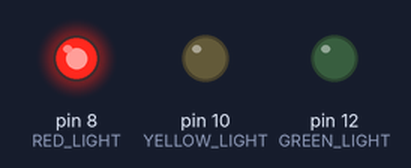
A sketch run on a simulated Arduino Uno, built with avr-gcc and run on an emulated ATmega328P. Shown: output pins drawn as LEDs (lit = HIGH).

Above: at 3.0 s.
At 6.0 s:
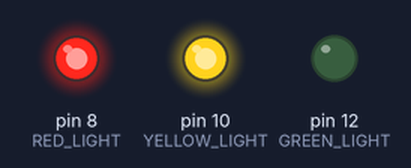
At 9.0 s:
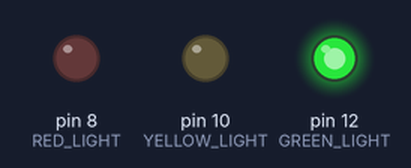
At 11.62 s:
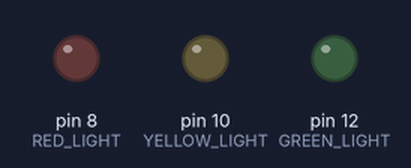
At 14.5 s:
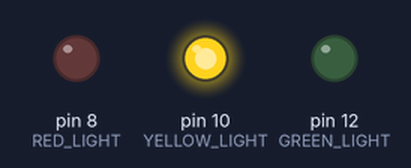
Timing chart, 0 to 20.7 s (numbered marks = the images above):
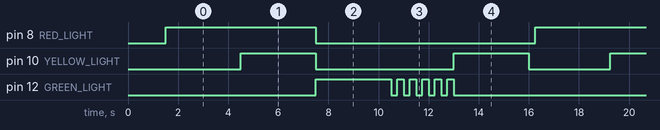

Measured:
- by itself, pin 8 (RED_LIGHT): alternates HIGH for 6.0 s and LOW for 8.8 s
- by itself, pin 10 (YELLOW_LIGHT): repeats every 14.8 s: LOW 5.5 s, HIGH 3.0 s, LOW 3.3 s, HIGH 3.0 s
- by itself, pin 12 (GREEN_LIGHT): repeats every 14.8 s: 5 × (LOW 0.25 s, HIGH 0.25 s), LOW 9.3 s, HIGH 3.0 s

The sketch:

trafficlight.ino
```cpp
/*
 * traffic light signaling & sequencing
 * светофор (в России)
 * v0.03
 *
 * (c) 2021-2022 mike knerr
 *
 * project for:
 * MPIT - Building Arduino Robots and Devices
 * МФТИ - Строим роботов и другие устройства на Arduino
 *
 * simulate traffic light (generic russian type)- Светофоры в России
 * sequences & signaling
 *
 * code is designed to be very readable and follow
 * written/verbal description and basic project schematic layout
 */


// ports for traffic lightS
#define RED_LIGHT 8
#define YELLOW_LIGHT 10
#define GREEN_LIGHT 12

// ms delays
#define THREE_SECONDS 3000 // arduino ide doesnt like 3_SECONDS!
#define TWO_SECONDS 2000
#define ONE_SECOND 1000

#define SECONDS 1000 //work around naming problem w/ ide eg.now 3*SECONDS


void all_lights_off(){
     // ALL off
   digitalWrite(RED_LIGHT,LOW);
   digitalWrite(YELLOW_LIGHT,LOW);
   digitalWrite(GREEN_LIGHT,LOW);
}

void blink_light(int light, int count){

  for (int i=0; i<=count; i++){
      digitalWrite(light,LOW);
      delay(250); //
      digitalWrite(light,HIGH);
      delay(250);
      }
   digitalWrite(light,LOW); //leave off
  }

void setup() {

  // config light ports for output
  pinMode(RED_LIGHT,OUTPUT);
  pinMode(YELLOW_LIGHT,OUTPUT);
  pinMode(GREEN_LIGHT,OUTPUT);

  //init all off
  all_lights_off();
  delay(1500);
}


void loop() {

 // lights sequence state transitions
 // RED -> RED & YELLOW -> GREEN -> BLINKING GREEN -> YELLOW -> RED

   // red
   digitalWrite(RED_LIGHT,HIGH);
   delay(3*SECONDS);

   // yellow
   digitalWrite(YELLOW_LIGHT,HIGH);
   delay(3*SECONDS);

   //both off
   digitalWrite(RED_LIGHT,LOW);
   digitalWrite(YELLOW_LIGHT,LOW);

   // green
   digitalWrite(GREEN_LIGHT,HIGH);
   delay(3*SECONDS);

   blink_light(GREEN_LIGHT,4);

   // yellow
   digitalWrite(YELLOW_LIGHT,HIGH);
   delay(3*SECONDS);

   // ALL off
   all_lights_off();

   //test
   delay(0.25*SECONDS);
}
```
